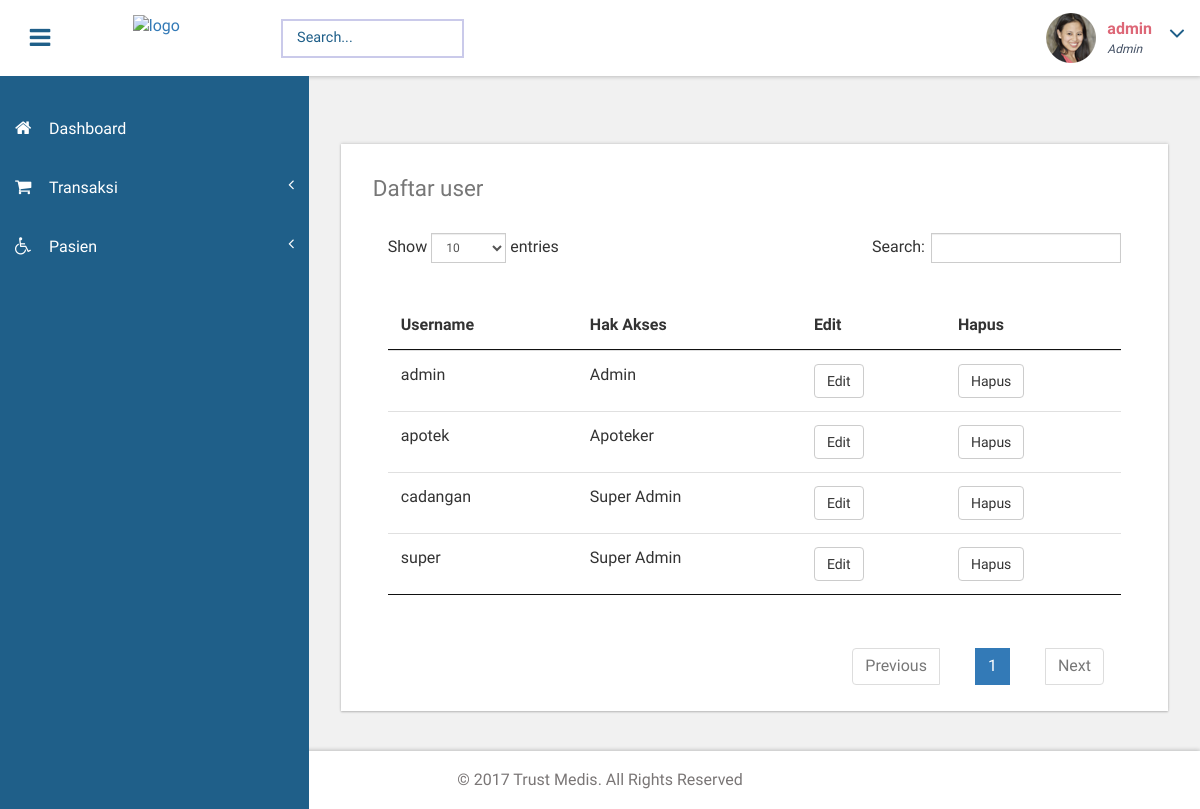
/view/admin/viewuser.php (signed in), run on the app's committed database.
### tables this page shows
CREATE TABLE `user` (
  `USERNAME` varchar(20) NOT NULL,
  `PASSWORD` varchar(256) NOT NULL,
  `LEVEL` varchar(15) NOT NULL
);

### app/class_user.php (called while the page is built, shortened)
<?php
class User
{
    private $db;
  function __construct()
  {
    $link = new Database();
    $newdb = $link->get_database();
    $this->db = $newdb;
  }
  public function tampil_user(){
    try {
      $sql = $this->db->prepare("SELECT * FROM user");
      return $sql;
    } catch (PDOException $e) {
      die("Gagal Mengambil Data Eror : ".$e->getMessage());
      return false;
    }
  }
}
 ?>

### view/admin/viewuser.php (the view, shortened to what this page needs)
<?php
require_once '../../app/class_user.php';
 ?>
		<div id="page-wrapper">
			<div class="main-page">
				<div class="tables">
					<div class="bs-example widget-shadow" data-example-id="hoverable-table">
						<h4>Daftar user</h4>
						<table id="table" class="table table-hover">
              <thead>
                <tr>
                  <th>Username</th>
                  <th>Hak Akses</th>
                  <th>Edit</th>
                  <th>Hapus</th>
                </tr>
              </thead>
              <tbody>
                <?php
                $user = new User();
                $sql = $user->tampil_user();
                $sql->execute();
                if ($sql->rowCount()>0) {
                  while ($data = $sql->fetch(PDO::FETCH_OBJ)) {
                    echo "
                    <tr>
                      <td>$data->USERNAME</td>
                      <td>$data->LEVEL</td>
                      <td><a href='edituser.php?username=$data->USERNAME' type='button' name='btn_edit' class='btn btn-default'>Edit</a></td>
                      <td><a href='viewuser.php?hapus=$data->USERNAME' type='button' name='btn_save' class='btn btn-default'>Hapus</a></td>
                    </tr>
                    ";
                  }
                }else {
                  echo "<tr><td>Data Masih Kosong</td></tr>";
                }
                ?>
              </tbody>
            </table>
					</div>
				</div>
			</div>
		</div>

### view/admin/css/custom.css (style rules this page uses)
#page-wrapper { padding:7em 2em 2.5em; background-color: #F1F1F1; }
.sidebar .arrow { float: right; }
.sidebar .fa.arrow:before { content: "\f104"; }

### data on the page
user: USERNAME "admin", LEVEL "Admin"
user: USERNAME "apotek", LEVEL "Apoteker"
user: USERNAME "cadangan", LEVEL "Super Admin"
user: USERNAME "super", LEVEL "Super Admin"
